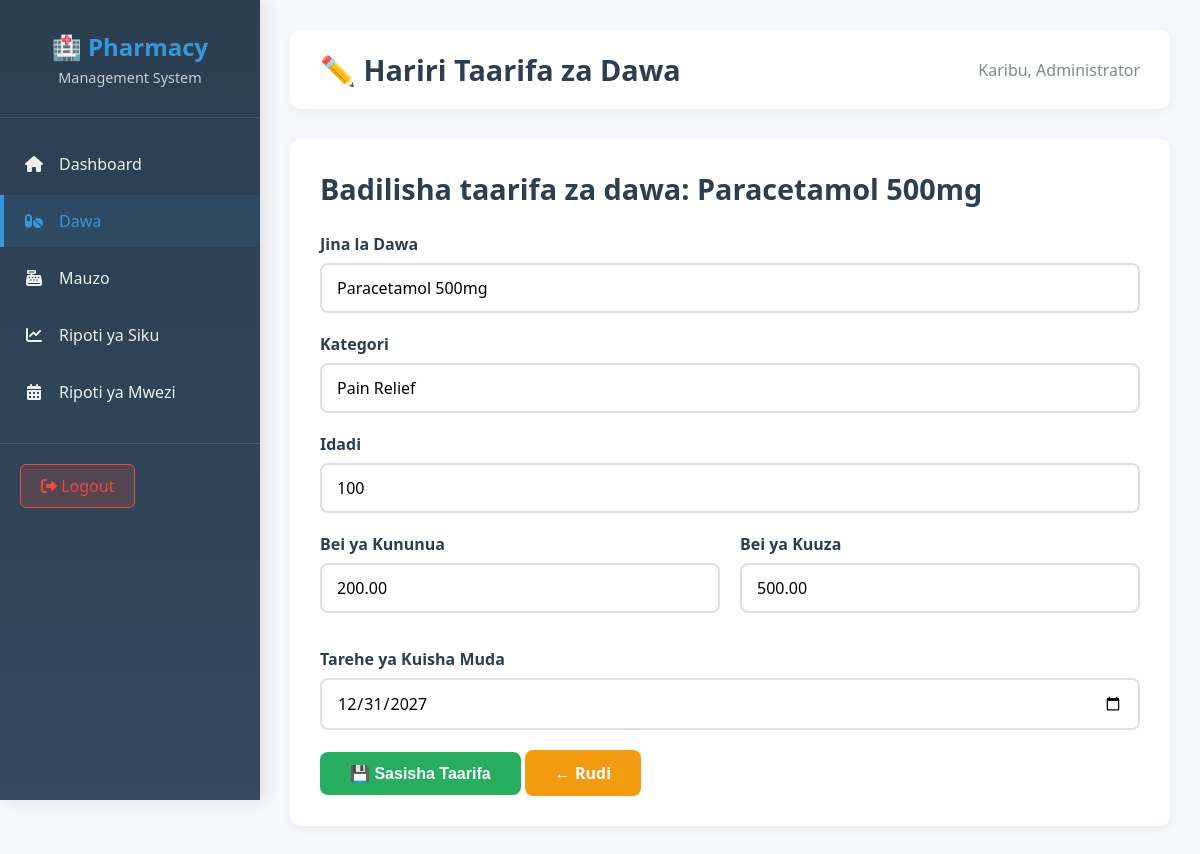
The app's page /edit_medicine.php?id=2 (signed in) with its own data.
### tables this page shows
CREATE TABLE `medicines` (
  `medicine_id` int(11) NOT NULL AUTO_INCREMENT,
  `medicine_name` varchar(100) DEFAULT NULL,
  `category` varchar(50) DEFAULT NULL,
  `description` text DEFAULT NULL,
  `quantity` int(11) DEFAULT NULL,
  `reorder_point` int(11) DEFAULT 10,
  `supplier_id` int(11) DEFAULT NULL,
  `last_restocked` date DEFAULT NULL,
  `buying_price` decimal(10,2) DEFAULT NULL,
  `selling_price` decimal(10,2) DEFAULT NULL,
  `expiry_date` date DEFAULT NULL,
  PRIMARY KEY (`medicine_id`)
);

### edit_medicine.php (the view, shortened to what this page needs)
<?php
include("config.php");
$id = $_GET['id'];
$sql = "SELECT * FROM medicines WHERE medicine_id=?";
$stmt = mysqli_prepare($conn, $sql);
mysqli_stmt_bind_param($stmt, "i", $id);
mysqli_stmt_execute($stmt);
$result = mysqli_stmt_get_result($stmt);
$row = mysqli_fetch_assoc($result);
?>
<!DOCTYPE html>
<html>
<head>
    <link rel="stylesheet" href="style.css">
    <link rel="stylesheet" href="https://cdnjs.cloudflare.com/ajax/libs/font-awesome/6.0.0/css/all.min.css">
</head>
<body>
<div class="admin-panel">
    <div class="sidebar">
        <div class="sidebar-header">
            <h1>🏥 Pharmacy</h1>
            <p>Management System</p>
        </div>
        <div class="sidebar-menu">
            <ul>
                <li><a href="dashboard.php"><i class="fas fa-home"></i> <span>Dashboard</span></a></li>
                <li><a href="medicine.php" class="active"><i class="fas fa-pills"></i> <span>Dawa</span></a></li>
                <li><a href="sales.php"><i class="fas fa-cash-register"></i> <span>Mauzo</span></a></li>
                <li><a href="deily_report.php"><i class="fas fa-chart-line"></i> <span>Ripoti ya Siku</span></a></li>
                <li><a href="monthly_report.php"><i class="fas fa-calendar-alt"></i> <span>Ripoti ya Mwezi</span></a></li>
            </ul>
        </div>
        <div class="sidebar-footer">
            <a href="logout.php" class="logout-btn"><i class="fas fa-sign-out-alt"></i> Logout</a>
        </div>
    </div>
    <div class="main-content">
        <div class="top-header">
            <h2>✏️ Hariri Taarifa za Dawa</h2>
            <div class="user-info">
                <span>Karibu, <?php echo isset($_SESSION['fullname']) ? $_SESSION['fullname'] : 'Admin'; ?></span>
            </div>
        </div>
        <div class="container">
            <div class="header">
                <h2>Badilisha taarifa za dawa: <?php echo $row['medicine_name']; ?></h2>
            </div>
            <form method="POST">
                <div class="form-group">
                    <label>Jina la Dawa</label>
                    <input type="text" name="medicine_name" value="<?php echo $row['medicine_name']; ?>" required>
                </div>
                <div class="form-group">
                    <label>Kategori</label>
                    <input type="text" name="category" value="<?php echo $row['category']; ?>" required>
                </div>
                <div class="form-group">
                    <label>Idadi</label>
                    <input type="number" name="quantity" value="<?php echo $row['quantity']; ?>" required>
                </div>
                <div class="form-row">
                    <div class="form-group">
                        <label>Bei ya Kununua</label>
                        <input type="number" step="0.01" name="buying_price" value="<?php echo $row['buying_price']; ?>" required>
                    </div>
                    <div class="form-group">
                        <label>Bei ya Kuuza</label>
                        <input type="number" step="0.01" name="selling_price" value="<?php echo $row['selling_price']; ?>" required>
                    </div>
                </div>
                <div class="form-group">
                    <label>Tarehe ya Kuisha Muda</label>
                    <input type="date" name="expiry_date" value="<?php echo $row['expiry_date']; ?>" required>
                </div>
                <button type="submit" name="update" class="btn btn-success">💾 Sasisha Taarifa</button>
                <a href="medicine.php" class="btn btn-warning">← Rudi</a>
            </form>
        </div>
    </div>
</div>
</body>
</html>

### style.css (style rules this page uses)
* { margin: 0; padding: 0; box-sizing: border-box; }
body { font-family: 'Segoe UI', Tahoma, Geneva, Verdana, sans-serif; background: #f5f7fa; min-height: 100vh; color: #333; }
.admin-panel { display: flex; min-height: 100vh; }
.sidebar { width: 260px; background: linear-gradient(180deg, #2c3e50 0%, #34495e 100%); color: white; position: fixed; height: 100vh; overflow-y: auto; overflow-x: hidden; box-shadow: 4px 0 15px rgba(0,0,0,0.1); z-index: 1000; scrollbar-width: thin; scrollbar-color: #3498db #2c3e50; }
.sidebar-header { padding: 30px 20px; text-align: center; border-bottom: 1px solid rgba(255,255,255,0.1); }
.sidebar-header h1 { font-size: 1.5em; margin-bottom: 5px; color: #3498db; }
.sidebar-header p { font-size: 0.9em; color: #ecf0f1; opacity: 0.8; }
.sidebar-menu { padding: 20px 0; }
.sidebar-menu ul { list-style: none; }
.sidebar-menu li { margin-bottom: 5px; }
.sidebar-menu a { display: flex; align-items: center; padding: 15px 20px; color: #ecf0f1; text-decoration: none; transition: all 0.3s ease; border-left: 4px solid transparent; }
.sidebar-menu a:hover, .sidebar-menu a.active { background: rgba(52, 152, 219, 0.1); border-left-color: #3498db; color: #3498db; }
.sidebar-menu a i { margin-right: 15px; width: 20px; text-align: center; }
.sidebar-footer { padding: 20px; border-top: 1px solid rgba(255,255,255,0.1); }
.main-content { flex: 1; margin-left: 260px; padding: 30px; }
.top-header { background: white; padding: 20px 30px; border-radius: 10px; box-shadow: 0 2px 10px rgba(0,0,0,0.05); margin-bottom: 30px; display: flex; justify-content: space-between; align-items: center; }
.top-header h2 { color: #2c3e50; font-size: 1.8em; }
.user-info { display: flex; align-items: center; gap: 15px; }
.user-info span { color: #7f8c8d; }
.container { background: white; border-radius: 10px; box-shadow: 0 2px 10px rgba(0,0,0,0.05); padding: 30px; margin-bottom: 20px; }
.header { margin-bottom: 25px; }
.header h2 { color: #2c3e50; font-size: 1.8em; margin-bottom: 10px; }
.form-group { margin-bottom: 20px; }
.form-group label { display: block; margin-bottom: 8px; color: #2c3e50; font-weight: 600; }
.form-group input, .form-group select { width: 100%; padding: 12px 15px; border: 2px solid #e0e0e0; border-radius: 8px; font-size: 16px; transition: all 0.3s ease; font-family: inherit; }
.btn { display: inline-block; padding: 12px 30px; background: #3498db; color: white; border: none; border-radius: 8px; font-size: 16px; font-weight: 600; cursor: pointer; transition: all 0.3s ease; text-decoration: none; text-align: center; }
.btn-success { background: #27ae60; }
.btn-warning { background: #f39c12; }
.form-row { display: flex; gap: 20px; margin-bottom: 15px; }
.form-row .form-group { flex: 1; }
.logout-btn { background: rgba(231, 76, 60, 0.2); color: #e74c3c; border: 1px solid #e74c3c; padding: 10px 20px; border-radius: 6px; text-decoration: none; font-weight: 500; transition: all 0.3s ease; display: inline-block; }

### records on screen
medicines: medicine_name "Paracetamol 500mg", category "Pain Relief", quantity "100", buying_price "200.00", selling_price "500.00", expiry_date "12/31/2027"

### other values on screen
$_SESSION['fullname'] "Administrator"
